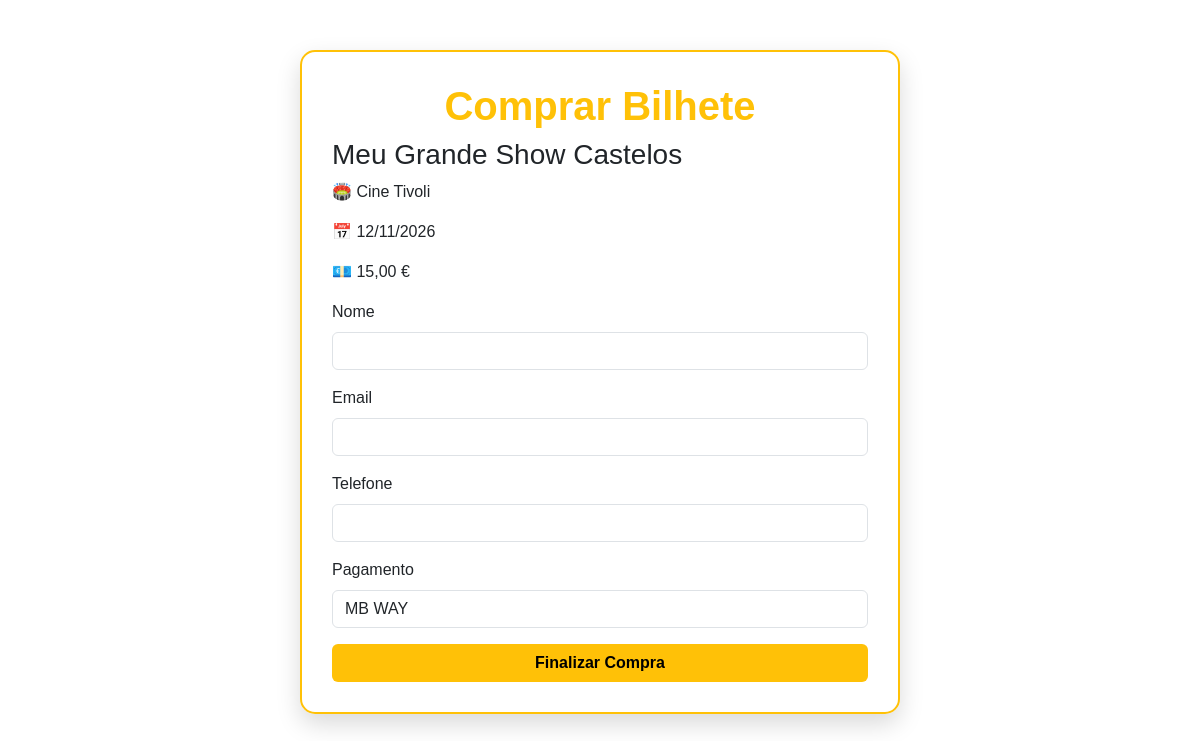
The page /site/eventos/comprar_ticket.php?event_id=5 on the database its author committed.
### tables this page shows
CREATE TABLE `events` (
  `id` int(11) NOT NULL,
  `title` varchar(150) NOT NULL,
  `description` text DEFAULT NULL,
  `city` varchar(100) NOT NULL,
  `venue` varchar(150) NOT NULL,
  `event_date` date NOT NULL,
  `price` decimal(10,2) NOT NULL,
  `image` varchar(255) DEFAULT NULL,
  `created_at` timestamp NOT NULL DEFAULT current_timestamp()
);

### site/eventos/comprar_ticket.php (the view, shortened to what this page needs)
<?php
require_once __DIR__ . '/../../conexao/db.php';
$event_id = $_GET['event_id'];
$stmt = $pdo->prepare("
    SELECT *
    FROM events
    WHERE id = ?
");
$stmt->execute([$event_id]);
$event = $stmt->fetch();
$preco_bilhete = $event['price'] ?? 0;
?>
<!DOCTYPE html>
<html lang="pt">
<head>
<link rel="stylesheet" href="https://cdn.jsdelivr.net/npm/bootstrap@5.3.0/dist/css/bootstrap.min.css">
    <link rel="stylesheet" href="../css/style.css">
</head>
<body class="pg-comprar-ticket">
<main>
<div class="card-compra">
<h1>
Comprar Bilhete
</h1>
<h3>
<?= htmlspecialchars($event['title']) ?>
</h3>
<p>
🏟️ <?= htmlspecialchars($event['venue']) ?>
</p>
<p>
📅 <?= date("d/m/Y",strtotime($event['event_date'])) ?>
</p>
<p>
💶 <?= number_format($preco_bilhete,2,",",".") ?> €
</p>
<form method="POST">
<div class="mb-3">
<label class="form-label">
Nome
</label>
<input
type="text"
name="nome"
class="form-control"
required>
</div>
<div class="mb-3">
<label class="form-label">
Email
</label>
<input
type="email"
name="email"
class="form-control"
required>
</div>
<div class="mb-3">
<label class="form-label">
Telefone
</label>
<input
type="text"
name="telefone"
class="form-control"
required>
</div>
<div class="mb-3">
<label class="form-label">
Pagamento
</label>
<select name="pagamento" class="form-control">
<option value="MB WAY">
MB WAY
</option>
</select>
</div>
<button class="btn btn-compra w-100">
Finalizar Compra
</button>
</form>
</div>
</main>
</body>
</html>

### site/css/style.css (style rules this page uses)
body.pg-comprar-ticket { font-family:'Poppins',sans-serif; background:#fff; }
.pg-comprar-ticket main { min-height:100vh; padding:50px 15px; }
.pg-comprar-ticket .card-compra { max-width:600px; margin:auto; padding:30px; border-radius:15px; border:2px solid #ffc107; box-shadow:0 10px 25px rgba(0,0,0,.15); }
.pg-comprar-ticket h1 { text-align:center; color:#ffc107; font-weight:700; }
.pg-comprar-ticket .btn-compra { background:#ffc107; color:#000; font-weight:bold; }

### rows shown on the page
events: title "Meu Grande Show Castelos", venue "Cine Tivoli", event_date "12/11/2026", price "15,00"
